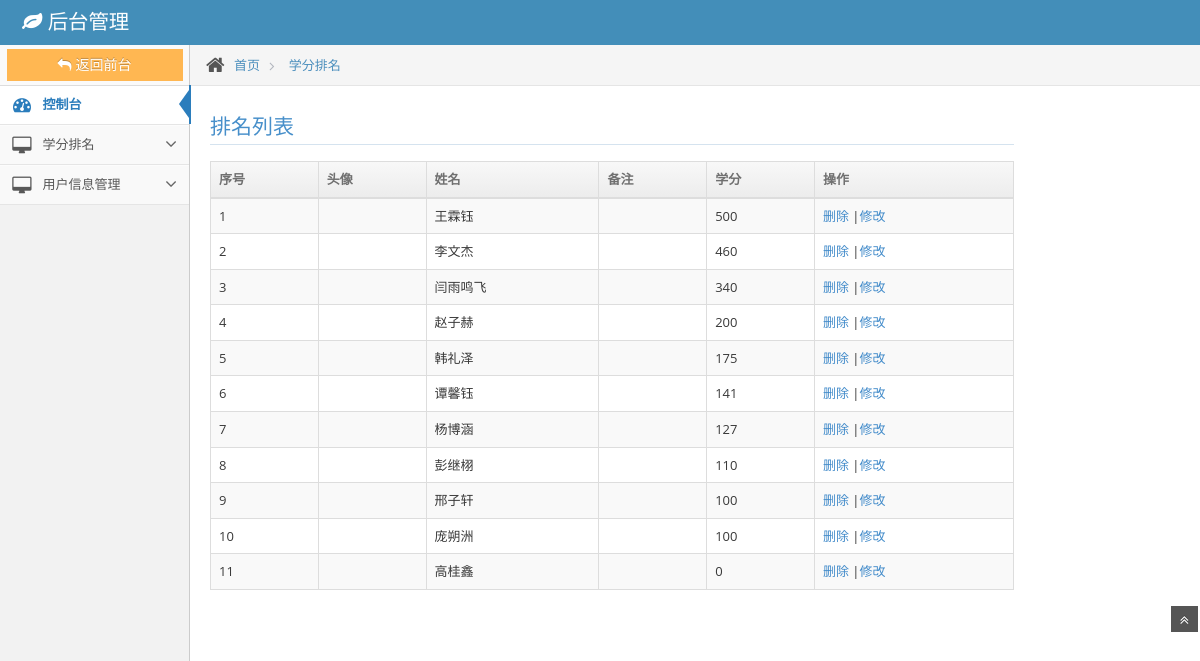
The page / on the database its author committed.
### tables this page shows
CREATE TABLE IF NOT EXISTS `user_score` (
  `id` int(10) NOT NULL AUTO_INCREMENT,
  `username` varchar(60) NOT NULL COMMENT '姓名',
  `score` int(10) NOT NULL COMMENT '分数',
  `remark` varchar(80) NOT NULL COMMENT '备注',
  `facelink` varchar(200) NOT NULL COMMENT '头像链接',
  PRIMARY KEY (`id`)
);

### app/controllers/Home.php (called while the page is built, shortened)
<?php
class Home extends CI_Controller{
    public function __construct()
    {
        $this->load->helper('url','form');
        $this->load->library('form_validation');
        $this->load->model('score_model');
    }
    public function admin($page = 'index')
    {
        $data['score'] = $this->score_model->get_score($key=NULL);
        $data['score_items'] = $this->score_model->get_score($key);
        $this->load->view($page,$data);
    }
}

### index.php (called while the page is built, shortened)
<?php
require_once BASEPATH.'core/CodeIgniter.php';

### app/models/Score_model.php (called while the page is built, shortened)
<?php
class Score_model extends CI_Model
{
     public function get_score($id)
    {
        if($id=='')
        {
              $this->db->order_by('score', 'DESC');
              $query = $this->db->get('user_score');
              return $query->result_array();
        }else{
              $query = $this->db->get_where('user_score', array('id' => $id));
              return $query->row_array();
        }
    }
}

### app/views/index.php (the view, shortened to what this page needs)
<!DOCTYPE html>
<html lang="en">
	<head>
		<link href='<?php echo base_url().'public/assets/css/bootstrap.min.css'?>' rel="stylesheet" />
		<link rel="stylesheet" href='<?php echo base_url().'public/assets/css/font-awesome.min.css'?>' />
		<link rel="stylesheet" href='<?php echo base_url().'public/assets/css/ace.min.css'?>' />
	</head>
	<body>
		<div class="navbar navbar-default" id="navbar">
			<div class="navbar-container" id="navbar-container">
				<div class="navbar-header pull-left">
					<a href="#" class="navbar-brand">
						<small>
							<i class="icon-leaf"></i>
							后台管理
						</small>
					</a>
				</div>
			</div>
		</div>
		<div class="main-container" id="main-container">
			<div class="main-container-inner">
				<div class="sidebar" id="sidebar">
					<div class="sidebar-shortcuts" id="sidebar-shortcuts">
						<div class="sidebar-shortcuts-large" id="sidebar-shortcuts-large">
							<a class="btn btn-warning" href="http://shengdongts.com">
								<i class="icon-reply"></i>返回前台
							</a>
						</div>
					</div>
					<ul class="nav nav-list">
						<li class="active">
							<a href="#">
								<i class="icon-dashboard"></i>
								<span class="menu-text"> 控制台 </span>
							</a>
						</li>
						<li>
							<a href="#" class="dropdown-toggle">
								<i class="icon-desktop"></i>
								<span class="menu-text">学分排名</span>
								<b class="arrow icon-angle-down"></b>
							</a>
						</li>
						<li>
							<a href="#" class="dropdown-toggle">
								<i class="icon-desktop"></i>
								<span class="menu-text">用户信息管理</span>
								<b class="arrow icon-angle-down"></b>
							</a>
						</li>
					</ul>
				</div>
				<div class="main-content">
					<div class="breadcrumbs" id="breadcrumbs">
						<ul class="breadcrumb">
							<li>
								<i class="icon-home home-icon"></i>
								<a href="#">首页</a>
							</li>
							<li>
								<a href="#">学分排名</a>
							</li>
						</ul>
					</div>
					<div class="page-content">
						<div class="row">
							<div class="col-xs-10">
								<h3 class="header smaller lighter blue">排名列表</h3>
								<div class="table-responsive">
									<table id="sample-table-2" class="table table-striped table-bordered table-hover">
										<thead>
											<tr>
												<th>序号</th>
												<th>头像</th>
												<th>姓名</th>
												<th>备注</th>
												<th>学分</th>
												<th class="hidden-480">操作</th>
											</tr>
										</thead><?php $i=1;?>
										<tbody> <?php foreach ($score as $score_items): ?>
											<tr>
											<td><?php echo $i++;?></td>
											<td><img src="<?php echo $score_items['facelink']; ?>" width="40px"></td>
											<td><?php echo $score_items['username']; ?></td>
											<td><?php echo $score_items['remark']; ?></td>
											<td><?php echo $score_items['score']; ?></td>
											<td><a href="<?php echo site_url().'/home/deleteScore/'.$score_items['id']; ?>" onclick="return confirm('确定删除吗？')" class="tooltip-error" title="Delete">删除</a>
											|<a href="<?php echo site_url().'/home/updateScore/'.$score_items['id']; ?>" >修改</a>
											</td>
											</tr><?php endforeach; ?>
										</tbody>
									</table>
								</div>
					        </div>
				        </div>
					</div>
					<a href="#" id="btn-scroll-up" class="btn-scroll-up btn btn-sm btn-inverse">
						<i class="icon-double-angle-up icon-only bigger-110"></i>
					</a>
				</div>
	</body>
</html>

### rows shown on the page
user_score: username "王霖钰", score "500"
user_score: username "李文杰", score "460"
user_score: username "闫雨鸣飞", score "340"
user_score: username "赵子赫", score "200"
user_score: username "韩礼泽", score "175"
user_score: username "谭馨钰", score "141"
user_score: username "杨博涵", score "127"
user_score: username "彭继栩", score "110"
user_score: username "邢子轩", score "100"
user_score: username "庞朔洲", score "100"
user_score: username "高桂鑫", score "0"
